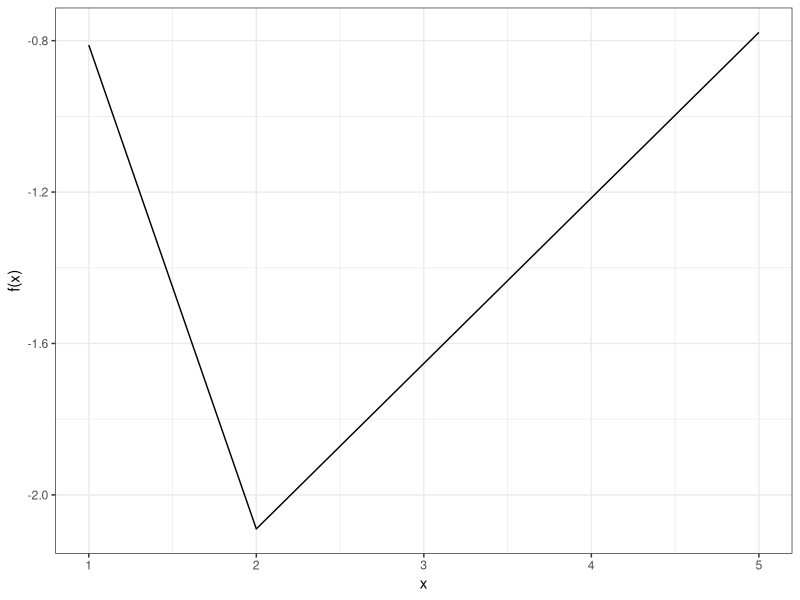
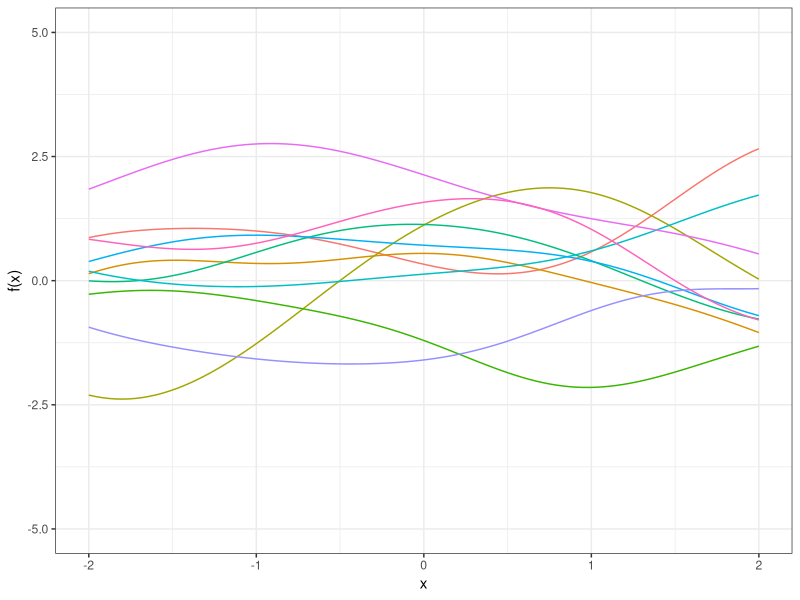
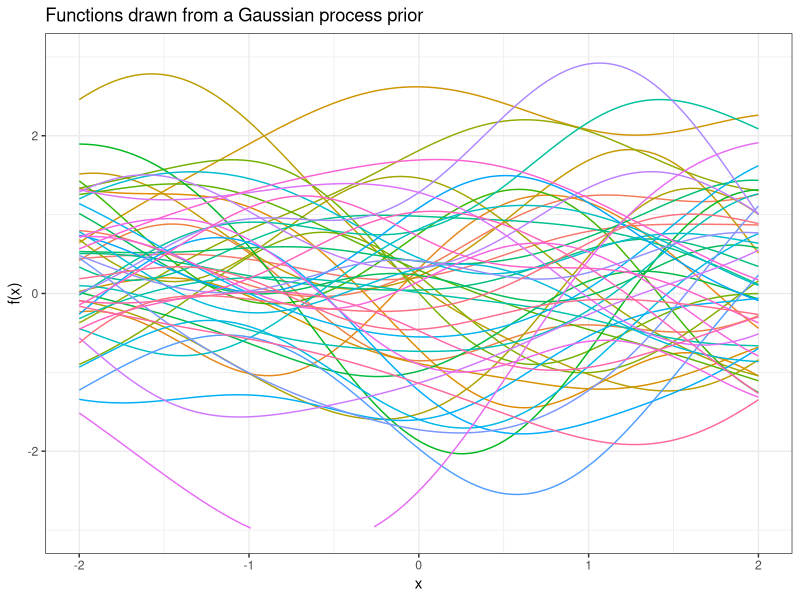
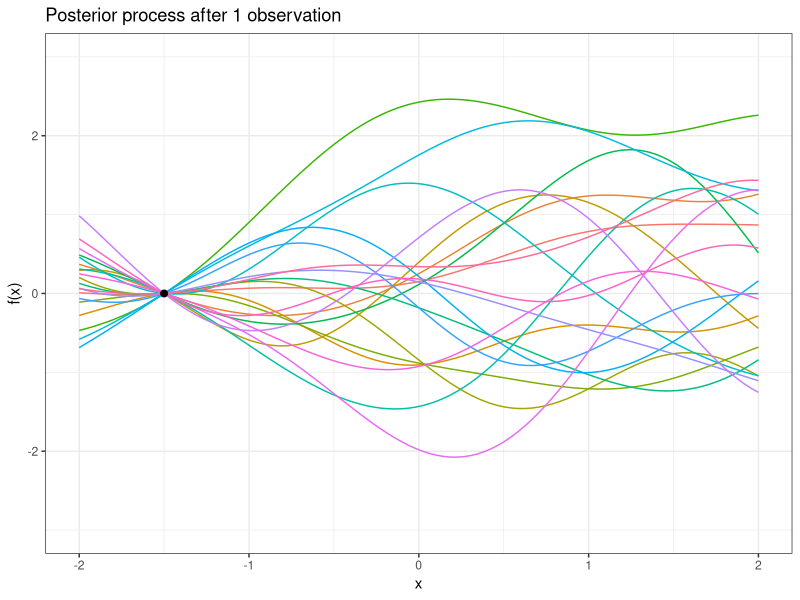
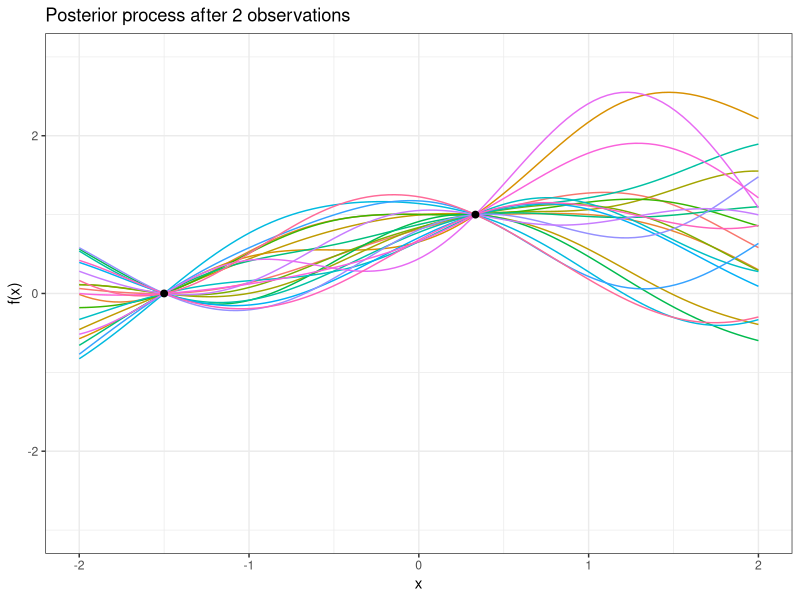
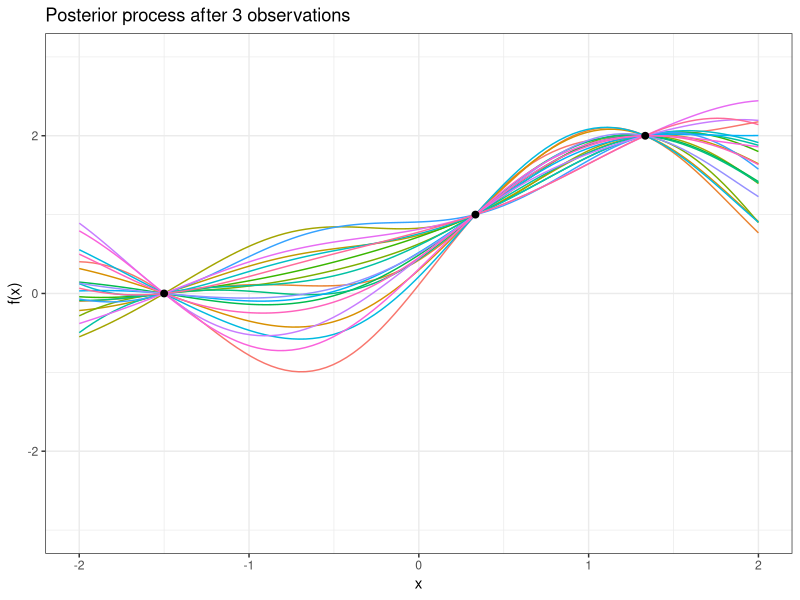
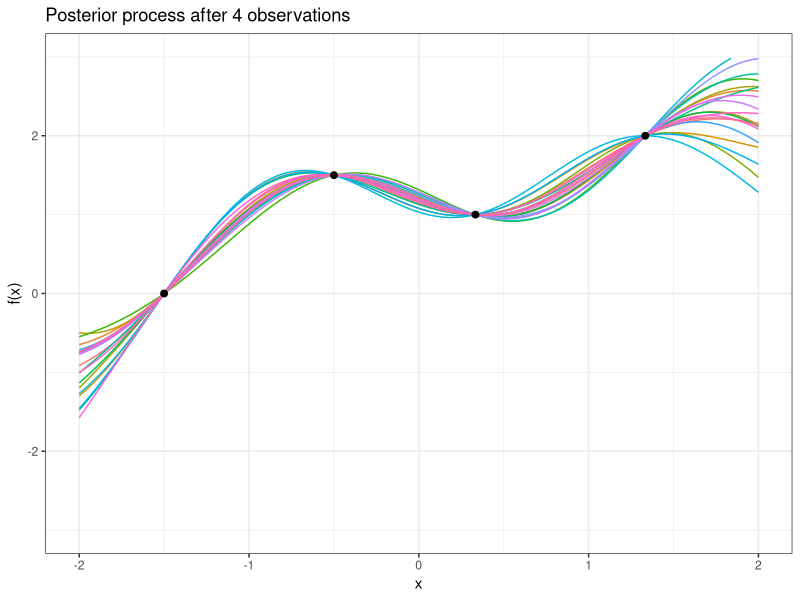

Reproduce these figures in R, in order.


library(knitr)
library(ggplot2)
library(gridExtra)
library(reshape2)
library(kernlab)
library(mvtnorm)

########################## Functions drawn from a Gaussian process prior
squared.exp = function(x1, x2, l = 1) {
  
  D = as.matrix(dist(c(x1, x2), method = "euclidean"))
  
  K = exp(-1 / 2 * D^2 / l^2)
  
  return(K)
}

set.seed(131317)
n = 100
x = seq(-2, 2, length.out = n)
x.obs = c(-1.5, 1/3, 4/3, -0.5)
y.obs = c(0, 1, 2, 1.5)

K = squared.exp(x, x.obs)
K.xx = K[(n + 1):nrow(K), (n + 1):nrow(K)]
K.xxs = K[1:n, (n + 1):nrow(K)]
K.xsxs = K[1:n, 1:n]

df = data.frame(x = x)

# Drawing from Gaussian process Prior
for (i in 1:50) {
  df[, i + 1] = as.vector(mvtnorm::rmvnorm(1, sigma = K.xsxs))
}

df.m = melt(df, id.vars = "x")

p1 = ggplot(data = df.m, aes(x = x, y = value, colour = variable)) + geom_line() + theme_bw()
p1 = p1 + xlab("x") + ylab("f(x)") + ylim(c(-3, 3))
p1 = p1 + theme(legend.position = "none") + ggtitle("Functions drawn from a Gaussian process prior")

ggsave("figure_man/gp-sample/gp-sample-1-1.pdf", width = 6, height = 4)

##############################################

set.seed(131317)
p.list = list()

for (j in 1:length(x.obs)) {
  # Update of posterior 
  m.post = K.xxs[, 1:j] %*% solve(K.xx[1:j, 1:j]) %*% y.obs[1:j]
  K.post = K.xsxs - K.xxs[ ,1:j] %*% solve(K.xx[1:j, 1:j]) %*% t(K.xxs[, 1:j]) 
  
  df = data.frame(x = x)
  
  for (i in 1:20) {
    df[, i + 1] = as.vector(mvtnorm::rmvnorm(1, m.post, sigma = K.post))
  }
  
  df.m = melt(df, id.vars = "x")
  
  p.list[[j]] = ggplot() + geom_line(data = df.m, aes(x = x, y = value, colour = variable)) 
  p.list[[j]] = p.list[[j]] + 
    geom_point(data = data.frame(x = x.obs[1:j], y = y.obs[1:j]), aes(x = x, y = y), size = 2)
  p.list[[j]] = p.list[[j]] + xlab("x") + ylab("f(x)") + ylim(c(-3, 3))
  p.list[[j]] = p.list[[j]] + theme_bw() + theme(legend.position = "none") + 
    ggtitle(paste0("Posterior process after ", j, " observation", ifelse(j == 1, "", "s")))
  
  ggsave(paste0("figure_man/gp-sample/gp-sample-2-", j, ".pdf"), width = 6, height = 4)
}

###############################################
##### 10 different samples

n = 3
x = c(1, 2, 5)

K = matrix(0, n, n)

for (i in 1:n) {
  for (j in 1:n) {
    K[i, j] = exp(- 1/2 * (abs(x[i] - x[j]))^2)
    # K[i, j] = t(x[i]) %*% x[j] # linear kernel
  }
}

df = data.frame(x = x)
df$y = as.vector(rmvnorm(1, sigma = K))

p = ggplot(data = df, aes(x = x, y = y)) + geom_line() + theme_bw()
p = p + xlab("x") + ylab("f(x)")
p

################################################

set.seed(1221)
n = 100

x = seq(-2, 2, length.out = n)
K = matrix(0, n, n)

for (i in 1:n) {
  for (j in 1:n) {
    K[i, j] = exp(- 1/2 * (abs(x[i] - x[j]))^2)
    # K[i, j] = t(x[i]) %*% x[j] # linear kernel
  }
}

df = data.frame(x = x)

for (i in 1:10) {
  df[, i + 1] = as.vector(mvtnorm::rmvnorm(1, sigma = K))
}

df.m = melt(df, id.vars = "x")

p = ggplot(data = df.m, aes(x = x, y = value, colour = variable)) + geom_line() + theme_bw()
p = p + xlab("x") + ylab("f(x)") + ylim(c(-5, 5))
p = p + theme(legend.position = "none")
p
